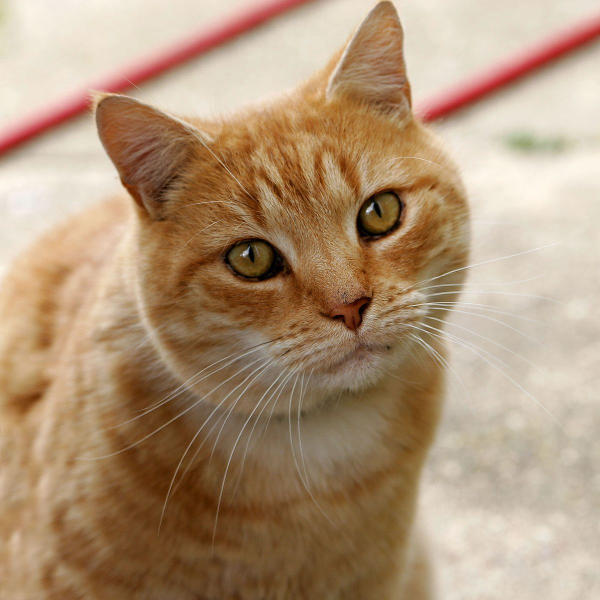
#> input picture cat.jpg, 1200 x 1199 px (shown at 1/2 size)
$ python main.py
#> lines starting #> are read from the running program, lines starting #| are printed output that depends on the picture
# wrapper
import cv2
# RGB -> Red,Green,Blue
# BGR -> Blue,Green,Red -> OPENCV'nin default okuma stratejisi.
img = cv2.imread("cat.jpg") #BGR
#> img is the input picture: shape (1199, 1200, 3); mean B, G, R 120.7, 148.8, 175.9

print(type(img))
#| <class 'numpy.ndarray'>
print(img.shape)
#| (1199, 1200, 3)
print(img.ndim)
#| 3

#bgr->rgb dönüşüm.
img2 = cv2.cvtColor(img, cv2.COLOR_BGR2RGB) #RGB
print(img2[600,600])
#| [120  67  23]

grayscale_img = cv2.cvtColor(img, cv2.COLOR_BGR2GRAY) #Manipülasyon
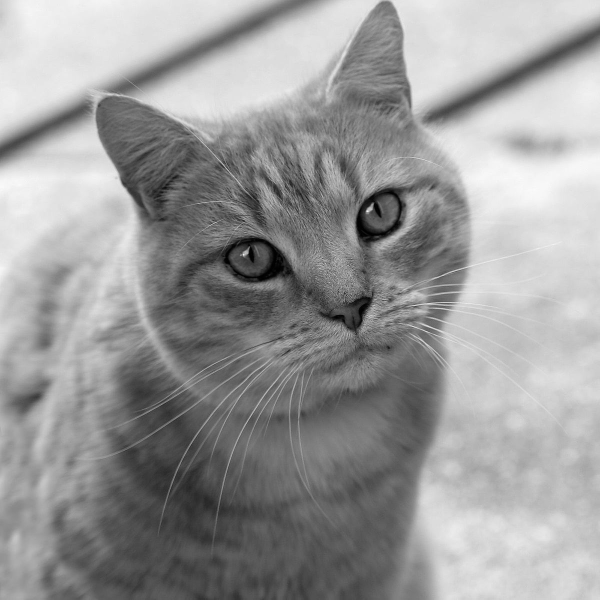
#> grayscale_img: shape (1199, 1200) (shown at 1/2 size); min 0, max 255, mean 153.7

print(grayscale_img.shape)
#| (1199, 1200)
print(grayscale_img.ndim)
#| 2
print(grayscale_img[600,600])
#| 78


#cv2.imshow("Kedi BGR", img) #BGR
#cv2.imshow("Kedi RGB", img2) #RGB
#cv2.imshow("Kedi Grayscale", grayscale_img) #Grayscale


# Resizing
resized_img = cv2.resize(img, (700,700))
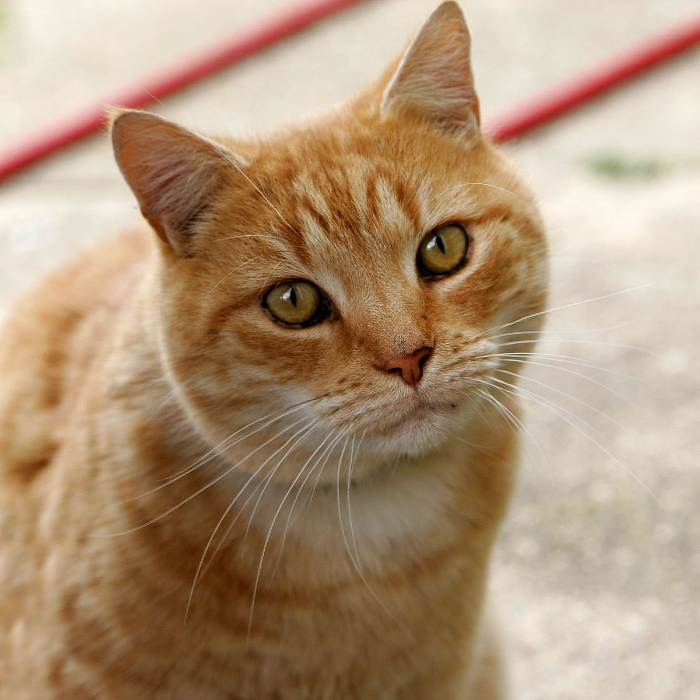
#> resized_img: shape (700, 700, 3); mean B, G, R 120.6, 148.7, 175.8
cv2.imshow("Resized Kedi", resized_img)
# Resizing with fx and fy
# fx = 0.5, fy = 0.5 -> 50%
resized_img2 = cv2.resize(img, None, fx=0.5,fy=0.5)
cv2.imshow("Resized Kedi 2", resized_img2)
# Interpolation - İnterpolasyon

#Büyütme -> INTER_CUBIC ->
big_img = cv2.resize(img, None, fx=1.2,fy=1.2, interpolation=cv2.INTER_CUBIC)
cv2.imshow("Big Kedi", big_img)

#Küçültme -> INTER_AREA
small_img = cv2.resize(img, None, fx=0.5,fy=0.5, interpolation=cv2.INTER_AREA)
cv2.imshow("Small Kedi", small_img)


# Rotate
# 90,180,270
rotated_img = cv2.rotate(small_img, cv2.ROTATE_90_COUNTERCLOCKWISE)
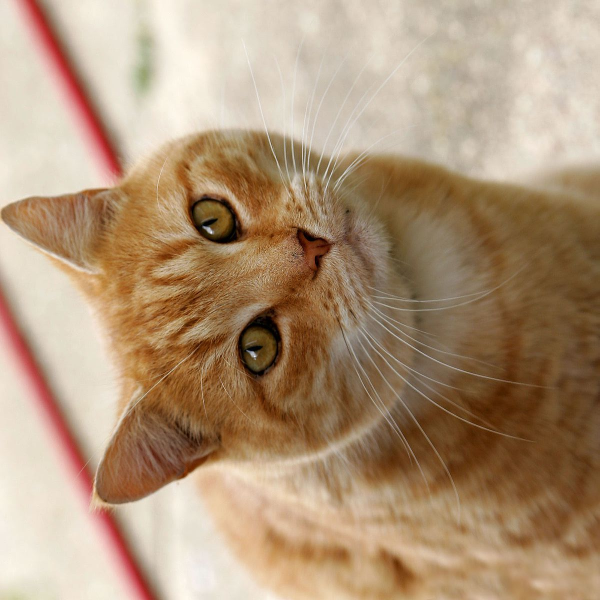
#> rotated_img: shape (600, 600, 3); mean B, G, R 120.8, 149, 176
cv2.imshow("Rotated Kedi", rotated_img)
# 90-180-270 dışında ise
(h, w) = small_img.shape[:2]
#> h = 600; w = 600
center = (w//2, h//2)
#> center = (300, 300)
matrix = cv2.getRotationMatrix2D(center, angle=45, scale=1)

rotated_45 = cv2.warpAffine(small_img, matrix, (w, h))
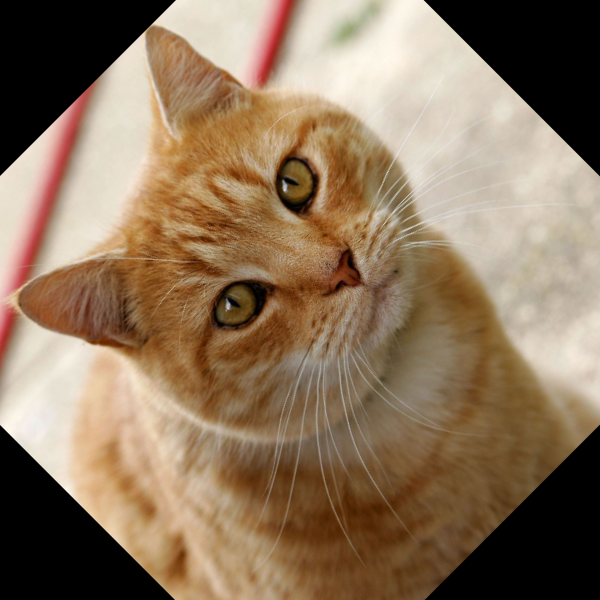
#> rotated_45: shape (600, 600, 3); mean B, G, R 92.9, 117.4, 140.7
cv2.imshow("Rotated 45 Kedi", rotated_45)
#

# Flip
flipped_img = cv2.flip(small_img, 1) # Aynalama
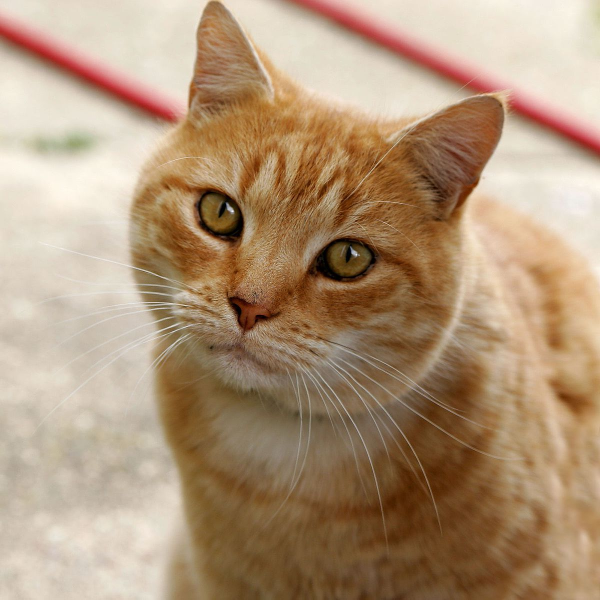
#> flipped_img: shape (600, 600, 3); mean B, G, R 120.8, 149, 176
cv2.imshow("Flipped Kedi", flipped_img)

# Flip with direction
flipped_img2 = cv2.flip(small_img, 0) # Dikey aynalama
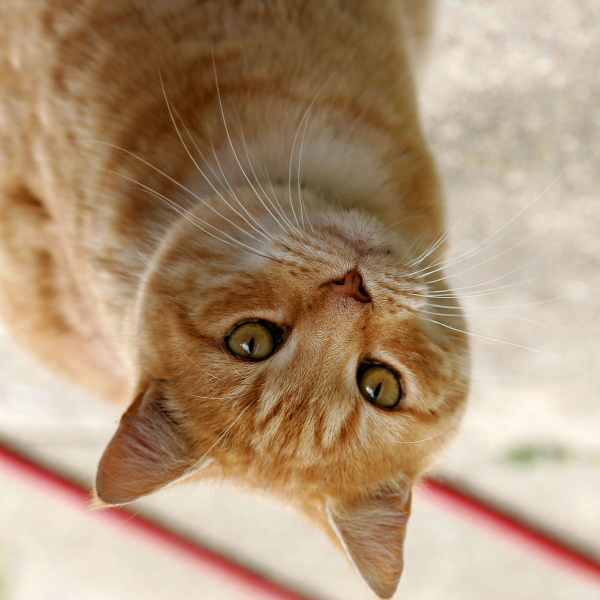
#> flipped_img2: shape (600, 600, 3); mean B, G, R 120.8, 149, 176
cv2.imshow("Flipped Kedi 2", flipped_img2)

flipped_img3 = cv2.flip(small_img, -1) # Hem Dikey hem yatay aynalama
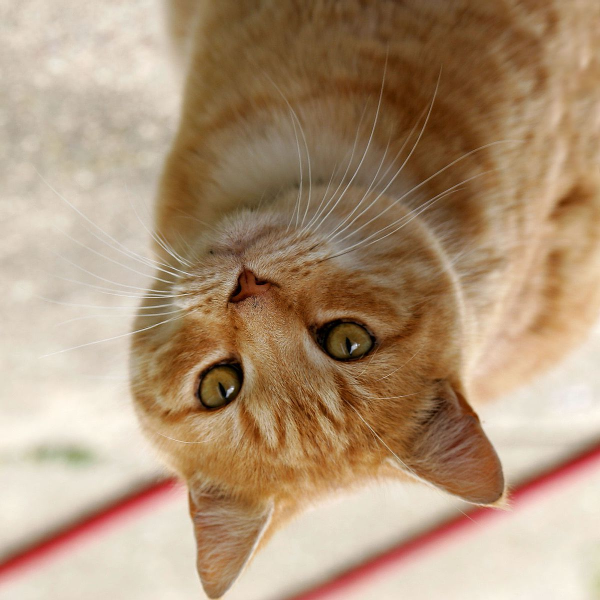
#> flipped_img3: shape (600, 600, 3); mean B, G, R 120.8, 149, 176
cv2.imshow("Flipped Kedi 3", flipped_img3)
#

hsv_img = cv2.cvtColor(img, cv2.COLOR_BGR2HSV)
#> hsv_img: shape (1199, 1200, 3); mean H, S, V 17.2, 94.2, 175.9
print("hsv_img.shape", hsv_img.shape)
#| hsv_img.shape (1199, 1200, 3)
print("hsv_img.ndim", hsv_img.ndim)
#| hsv_img.ndim 3
print("hsv_img[600,600]", hsv_img[600,600])
#| hsv_img[600,600] [ 14 206 120]
#cv2.imshow("HSV Kedi", hsv_img)


# Blurring - Smoothing
#(11,11) kernel size -> tek sayı olmak zorunda
blurred_img = cv2.GaussianBlur(small_img, (11,11), 0)
cv2.imshow("Blurred Kedi", blurred_img)
#


cv2.waitKey(0) # Kullanıcının herhangi bir tuşa basmasını bekle.
cv2.destroyAllWindows()
